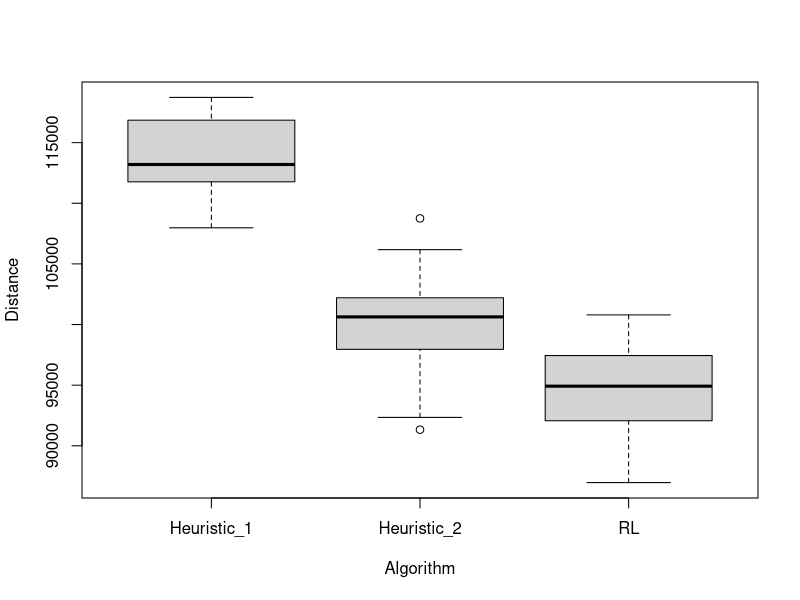
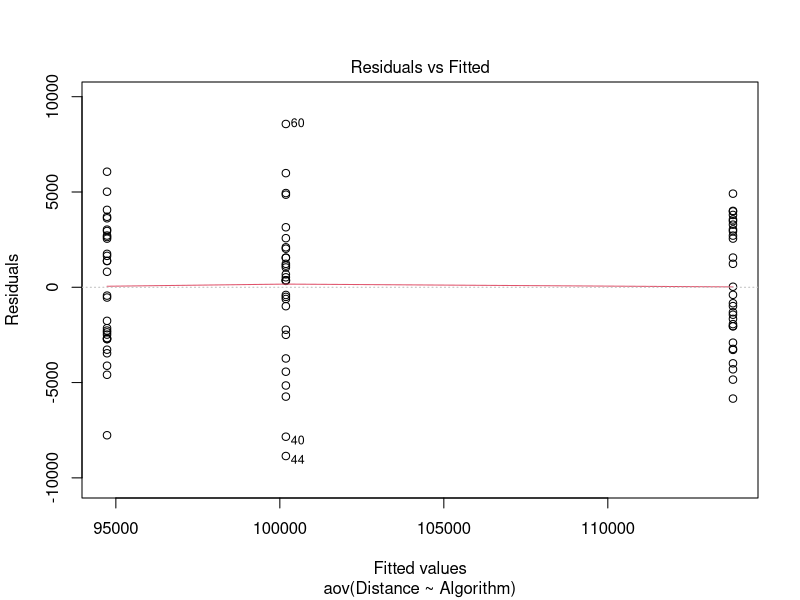
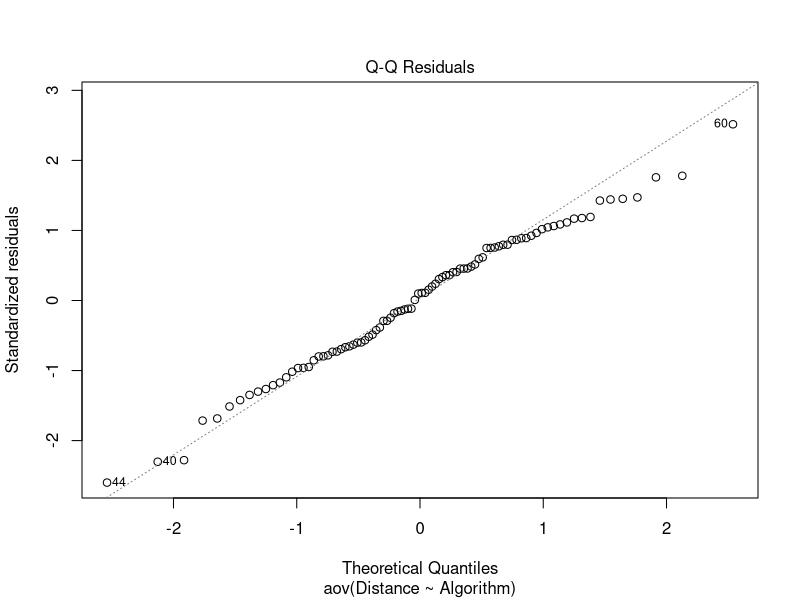
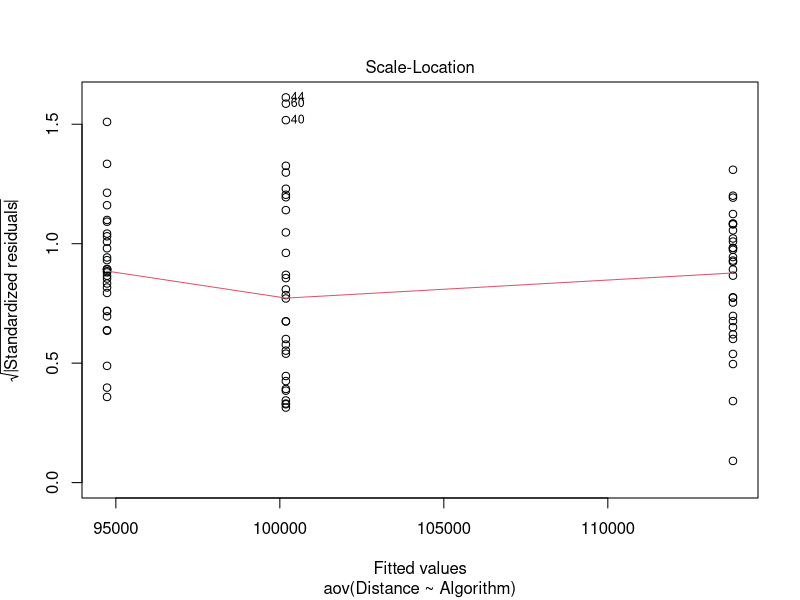
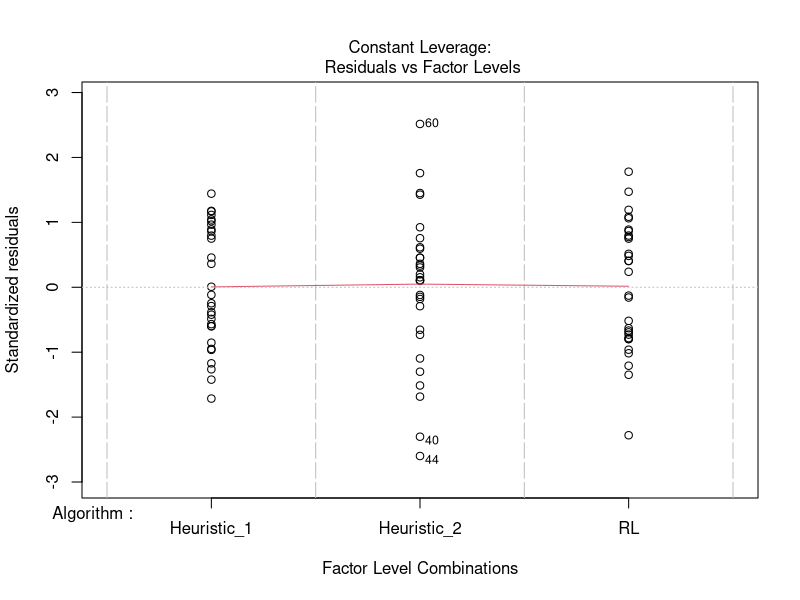
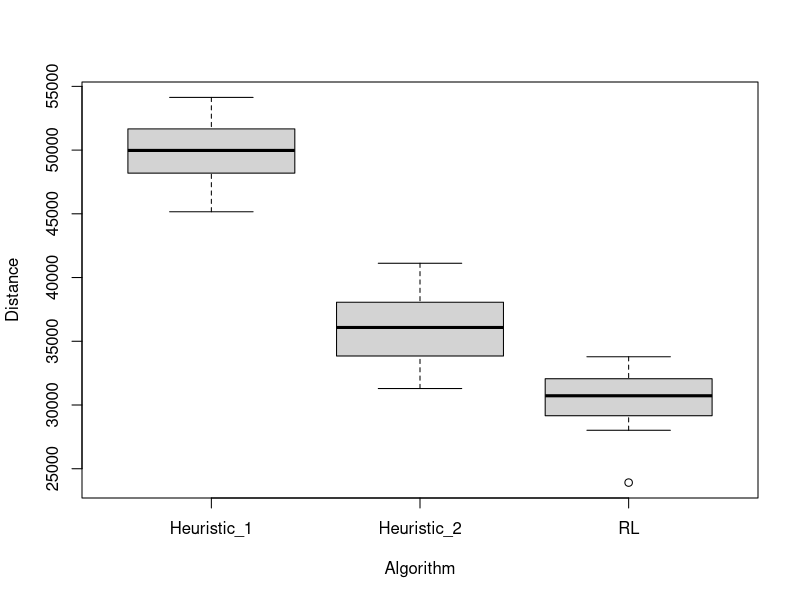
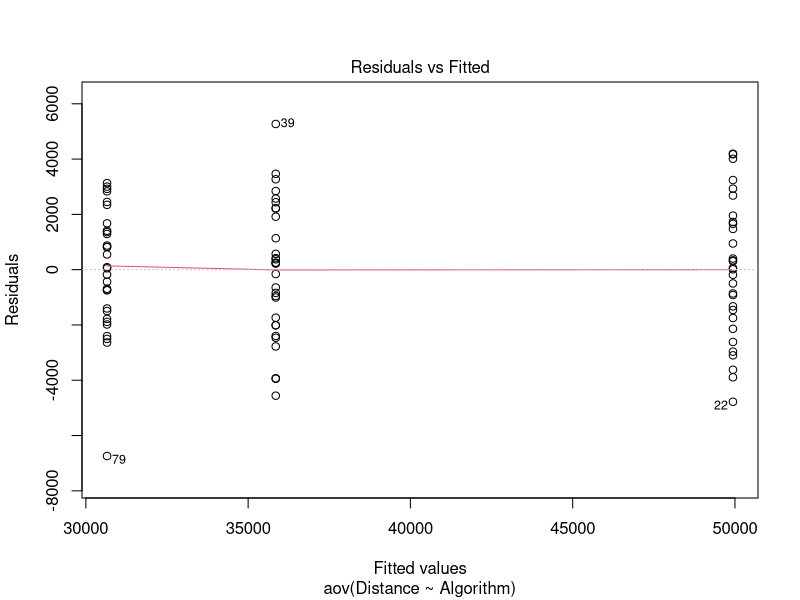
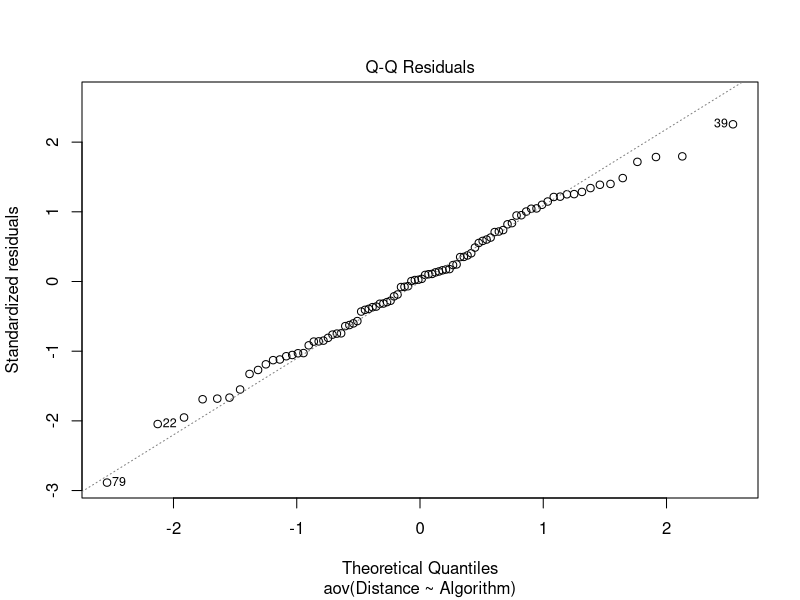

These charts were generated, in order, by the following R code:
D = read.table("Distances.txt", header=TRUE)
boxplot(Distance ~ Algorithm, data = D)
aov.out = aov(Distance ~ Algorithm, data = D)
plot(aov.out)
summary(aov.out)
pairwise.t.test(D$Distance,D$Algorithm,p.adjust.method="holm")

D = read.table("Distances_no_Freight.txt", header=TRUE)
boxplot(Distance ~ Algorithm, data = D)
aov.out = aov(Distance ~ Algorithm, data = D)
plot(aov.out)
summary(aov.out)
pairwise.t.test(D$Distance,D$Algorithm,p.adjust.method="holm")

D = read.table("CO2.txt", header=TRUE)
boxplot(CO2 ~ Algorithm, data = D)
aov.out = aov(CO2 ~ Algorithm, data = D)
plot(aov.out)
summary(aov.out)
pairwise.t.test(D$CO2,D$Algorithm,p.adjust.method="holm")
